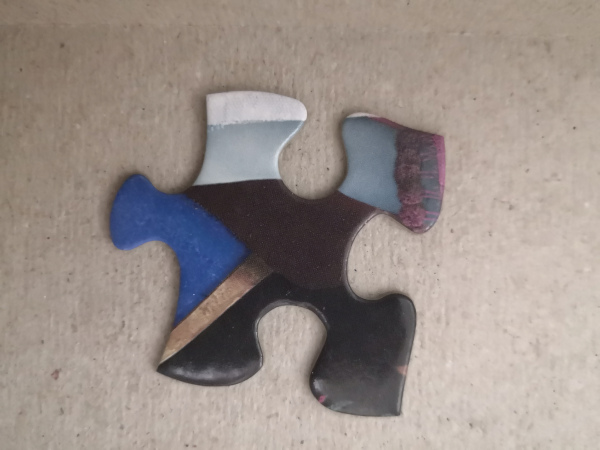
#> input picture work/assets/image-83.jpg, 600 x 450 px, found by its file name
$ jupyter execute --allow-errors 'Lab 4.ipynb'
#> lines starting #> are read from the running program, lines starting #| are printed output that depends on the picture; after the words box and inside, x2 and y2 are one past the last pixel; in counts of white or black regions, pixels touching at a corner belong together; long printed decimals are rounded
# Computer Vision

## Lab 4

### Imports

[cell 1]
# Computation
import numpy as np
import cv2
from skimage import color, feature

# Plotting
import matplotlib.pyplot as plt

[cell 2]
image = np.array(cv2.imread("./image-83.jpg")[:,:,::-1], dtype=np.float32) / 255
image_gray = color.rgb2gray(image)

image_small = cv2.resize(image_gray, (640, 480))

image_rgb_xsmall = cv2.resize(image, (256, 192))

mask = np.array(cv2.imread("./mask-83.png")[:,:,::-1], dtype=np.float32) / 255
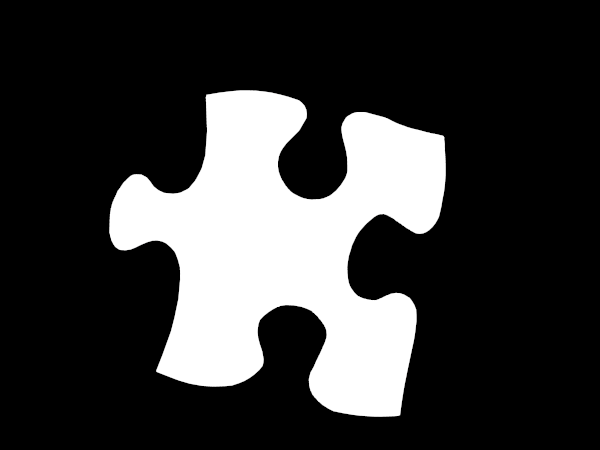
#> input picture work/assets/mask-83.png, 600 x 450 px, found by its file name
mask_gray = color.rgb2gray(mask)

mask_small = cv2.resize(mask_gray, (640, 480))

### Section 1 - Canny Edge Detector

#### Question 1

[cell 3]
truncate = 4.0

def canny_edge_detector(image, sigma, low_threshold, high_threshold, plot_steps = False):
#> called with sigma = 1, low_threshold = 0.1, high_threshold = 0.2, plot_steps = True
    height, width = image.shape
#> height = 480; width = 640

    # 1. Apply gaussian filter
    size = np.uint8(2 * (np.floor(truncate * sigma + 0.5)) + 1)
    gaussian_image = cv2.GaussianBlur(image, ksize=(
        size, size), sigmaX=sigma, borderType=cv2.BORDER_REPLICATE)


    # 2. Gradient magnitude and direction
    Gx = cv2.Sobel(gaussian_image, -1, 1, 0, ksize=3,
                   borderType=cv2.BORDER_REFLECT)
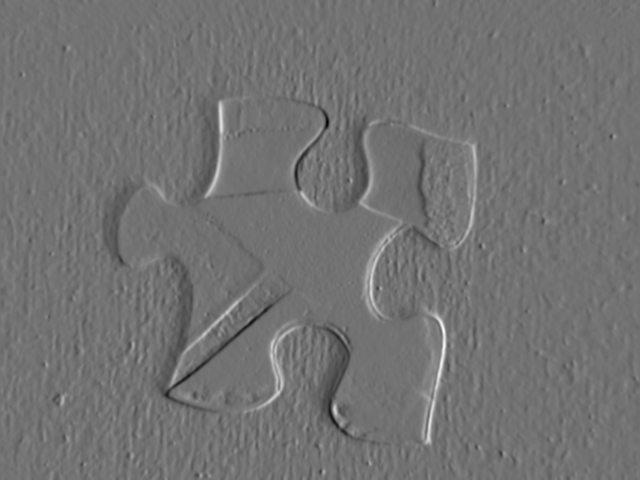
#> Gx: shape (480, 640) float32; min -0.805, max 0.99, mean 0.00244; drawn with min black and max white
    Gy = cv2.Sobel(gaussian_image, -1, 0, 1, ksize=3,
                   borderType=cv2.BORDER_REFLECT)

    G = np.hypot(Gx, Gy)
    G = G / G.max()  # Normalize

    theta = np.arctan2(Gy, Gx)
    theta[theta < 0] += np.pi  # Range [0, pi]
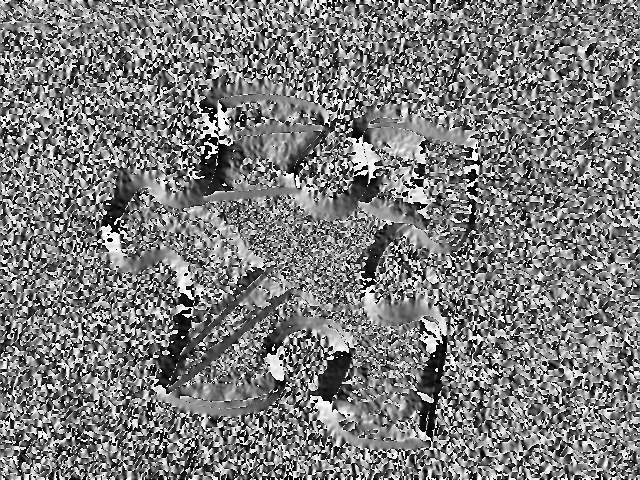
#> theta: shape (480, 640) float32; min 5.27e-05, max 3.14, mean 1.53; drawn with min black and max white

    # 3. Non-maximal suppression
    def non_maximal_suppression(_G, _theta):
        height, width = _G.shape
#> height = 480; width = 640
        NMS = np.zeros((height, width))
        eighth = np.pi / 8

        for y in range(height):
            for x in range(width):
                angle = _theta[y, x]
                p1, p2 = 0, 0

                def inbound_get(y_shift=0, x_shift=0):
                    if 0 <= y+y_shift <= height-1 and 0 <= x+x_shift <= width-1:
                        return _G[y+y_shift, x+x_shift]
                    return _G[y, x]

                # 0°(0)[ + 180°(np.pi)] ± 22.5°(np.pi/8)
                if angle < (0 + eighth) or angle >= (np.pi - eighth):
                    p1 = inbound_get(0, -1)
                    p2 = inbound_get(0, 1)

                # 45°(np.pi/4)[ + 180°] ± 22.5°
                elif (np.pi/4 - eighth) <= angle < (np.pi/4 + eighth):
                    p1 = inbound_get(-1, 1)
                    p2 = inbound_get(1, -1)

                # 90°(np.pi/2)[ + 180°] ± 22.5°
                elif (np.pi/2 - eighth) <= angle < (np.pi/2 + eighth):
                    p1 = inbound_get(-1, 0)
                    p2 = inbound_get(1, 0)

                # 135°(np.pi*3/4)[ + 180°] ± 22.5°
                elif (np.pi * 3/4 - eighth) <= angle < (np.pi * 3/4 + eighth):
                    p1 = inbound_get(-1, -1)
                    p2 = inbound_get(1, 1)

                if (_G[y, x] >= p1) and (_G[y, x] >= p2):
                    NMS[y, x] = _G[y, x]
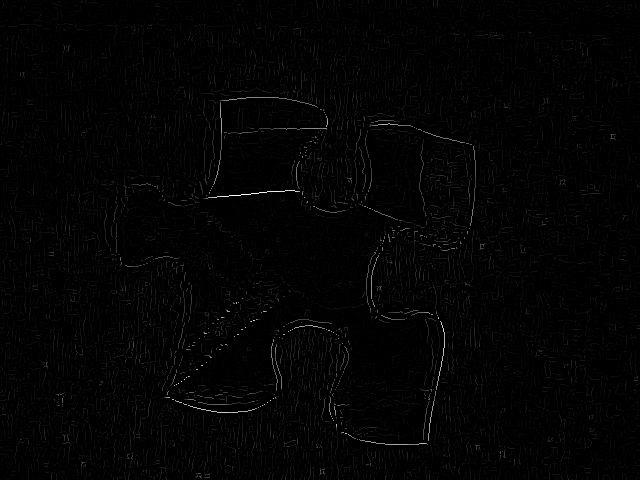
#> NMS: shape (480, 640) float64; min 0, max 1, mean 0.0126

        return NMS

    NMS = non_maximal_suppression(G, theta)

    # 4. Double thresholding
    T = np.zeros(NMS.shape)
    T[NMS >= low_threshold] = 0.5
    T[NMS > high_threshold] = 1.0

    # 5. Hysteresis
    def hysteresis(_T):
        height, width = _T.shape

        asc_y = range(height)
        desc_y = range(height-1, -1, -1)
        asc_x = range(width)
        desc_x = range(width-1, -1, -1)

        radius = 1

        # Scan from top-left, top-right, bottom-left and bottom-right
        ranges = [(asc_y, asc_x), (asc_y, desc_x), (desc_y, asc_x), (desc_y, desc_x)]
        for range_y, range_x in ranges:
            for y in range_y:
                for x in range_x:
                    if _T[y, x] == 0.0 or _T[y, x] == 1.0:
                        continue

                    min_y = np.max([y-radius, 0])
                    max_y = np.min([y+radius, height-1])
                    min_x = np.max([x-radius, 0])
                    max_x = np.min([x+radius, width-1])

                    if 1.0 in _T[min_y:max_y+1, min_x:max_x+1]:
                        _T[y, x] = 1.0

        # Set anything else to 0
        _T[_T < 1.0] = 0.0

        return _T

    H = hysteresis(T)

    if plot_steps:
        fig = plt.figure(figsize=(width * 8/96, height/96))

        fig.add_subplot(1, 8, 1)
        plt.imshow(image, cmap="gray")
        plt.axis('off')
        plt.title('gray')

        fig.add_subplot(1, 8, 2)
        plt.imshow(gaussian_image, cmap="gray")
        plt.axis('off')
        plt.title(f'gaussian (size={size})')

        fig.add_subplot(1, 8, 3)
        plt.imshow(Gx, cmap="gray")
        plt.axis('off')
        plt.title('Gx')

        fig.add_subplot(1, 8, 4)
        plt.imshow(Gy, cmap="gray")
        plt.axis('off')
        plt.title('Gy')

        fig.add_subplot(1, 8, 5)
        plt.imshow(G, cmap="gray")
        plt.axis('off')
        plt.title('G')

        fig.add_subplot(1, 8, 6)
        plt.imshow(NMS, cmap="gray")
        plt.axis('off')
        plt.title('Non-maximal suppression')

        fig.add_subplot(1, 8, 7)
        plt.imshow(T, cmap="gray")
        plt.axis('off')
        plt.title('Thresholding')

        fig.add_subplot(1, 8, 8)
        plt.imshow(H, cmap="gray")
        plt.axis('off')
        plt.title('Hysteresis')

        fig.savefig('./canny_steps.png')
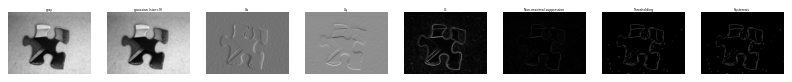
#> figure drawn by matplotlib, 8 panels

    return H

#### Question 2

[cell 4]
sigma = 1
low_threshold = 0.1
high_threshold = 0.2

_ = canny_edge_detector(image_small, sigma=sigma, low_threshold=low_threshold, high_threshold=high_threshold, plot_steps=True)

#### Question 3

[cell 5]
sigma = 1
low_threshold = 0.05
high_threshold = 0.15

canny_image = canny_edge_detector(image_small, sigma=sigma, low_threshold=low_threshold, high_threshold=high_threshold)
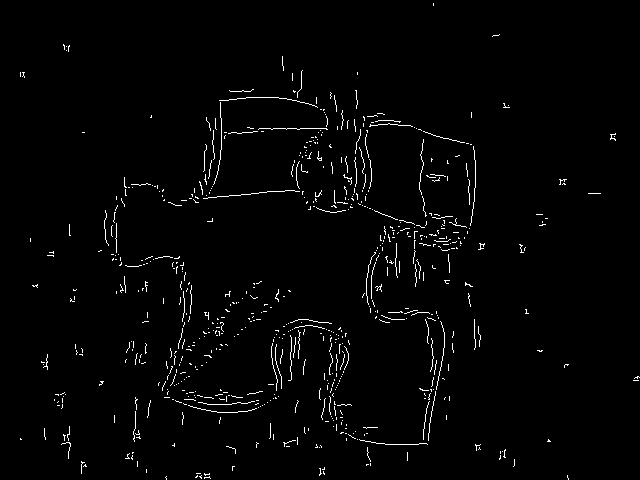
#> canny_image: shape (480, 640) float64; values 0 (black) and 1 (white), 1.8% white in thin lines or dots

lib_canny = feature.canny(image_small)
#> lib_canny: shape (480, 640) bool; 2.2% white in thin lines or dots

fig = plt.figure(figsize=(20, 10))

fig.add_subplot(1, 3, 1)
plt.imshow(image_gray, cmap="gray")
plt.axis('off')

fig.add_subplot(1, 3, 2)
plt.imshow(canny_image, cmap="gray")
plt.axis('off')
plt.title(f'canny (sigma={sigma}, low={low_threshold}, high={high_threshold})')

fig.add_subplot(1, 3, 3)
plt.imshow(lib_canny, cmap="gray")
plt.axis('off')
plt.title('skimage canny (default params)')

#### Question 4

[cell 6]
canny_control = feature.canny(image_small)

low_sigma = 0.5
canny_low_sigma = feature.canny(image_small, sigma = low_sigma)
#> canny_low_sigma: shape (480, 640) bool; 4.3% white in thin lines or dots

high_sigma = 3
canny_high_sigma = feature.canny(image_small, sigma = high_sigma)
#> canny_high_sigma: shape (480, 640) bool; 0.96% white in thin lines or dots, all inside (x1, y1, x2, y2) = (113, 97, 475, 445)

very_low_low_t = 0.01
canny_very_low_low_t = feature.canny(image_small, low_threshold = very_low_low_t)
#> canny_very_low_low_t: shape (480, 640) bool; 3.3% white in thin lines or dots

high_low_t = 0.2
canny_high_low_t = feature.canny(image_small, low_threshold = high_low_t)
#> canny_high_low_t: shape (480, 640) bool; 1.5% white in thin lines or dots

low_high_t = 0.1
canny_low_high_t = feature.canny(image_small, high_threshold = low_high_t)
#> canny_low_high_t: shape (480, 640) bool; 4.3% white in thin lines or dots

very_high_high_t = 0.5
canny_very_high_high_t = feature.canny(image_small, high_threshold = very_high_high_t)
#> canny_very_high_high_t: shape (480, 640) bool; 0.99% white in thin lines or dots, all inside (x1, y1, x2, y2) = (115, 97, 476, 445)


fig = plt.figure(figsize=(20, 20))

fig.add_subplot(3, 3, 1)
plt.imshow(canny_control, cmap="gray")
plt.axis('off')
plt.title('control')

fig.add_subplot(3, 3, 2)
plt.imshow(canny_low_sigma, cmap="gray")
plt.axis('off')
plt.title(f'canny (sigma={low_sigma})')

fig.add_subplot(3, 3, 3)
plt.imshow(canny_high_sigma, cmap="gray")
plt.axis('off')
plt.title(f'canny (sigma={high_sigma})')

fig.add_subplot(3, 3, 4)
plt.imshow(canny_control, cmap="gray")
plt.axis('off')
plt.title('control (low_threshold = 10% of dtype max)')

fig.add_subplot(3, 3, 5)
plt.imshow(canny_very_low_low_t, cmap="gray")
plt.axis('off')
plt.title(f'canny (low_threshold={very_low_low_t})')

fig.add_subplot(3, 3, 6)
plt.imshow(canny_high_low_t, cmap="gray")
plt.axis('off')
plt.title(f'canny (low_threshold={high_low_t})')

fig.add_subplot(3, 3, 7)
plt.imshow(canny_control, cmap="gray")
plt.axis('off')
plt.title('control (high_threshold = 10% of dtype max)')

fig.add_subplot(3, 3, 8)
plt.imshow(canny_low_high_t, cmap="gray")
plt.axis('off')
plt.title(f'canny (high_threshold={low_high_t})')

fig.add_subplot(3, 3, 9)
plt.imshow(canny_very_high_high_t, cmap="gray")
plt.axis('off')
plt.title(f'canny (high_threshold={very_high_high_t})')

#### Question 5

[cell 7]
sigma = 3
low_threshold = 0.05
high_threshold = 0.2

canny_results = feature.canny(image_small, sigma = sigma, low_threshold = low_threshold, high_threshold = high_threshold)

fig = plt.figure(figsize=(20, 20))

fig.add_subplot(1, 2, 2)
plt.imshow(canny_results, cmap="gray")
plt.axis('off')
plt.title(f'canny (sigma={sigma}, low={low_threshold}, high={high_threshold})')

### Section 2 - Harris Corner Detector

#### Question 1

[cell 8]
def get_gaussian_kernel(size, sigma):
    D = int((size-1) / 2)
    gaussian = np.zeros((size, size))
    gaussian[D, D] = 1
    return cv2.GaussianBlur(gaussian, ksize=(size, size), sigmaX=sigma)

def harris(image, sigma, K, T, plot_steps = False):
#> called with sigma = 1, K = 0.05, T = 0.05, plot_steps = False
    height, width = image.shape
#> height = 480; width = 640
    size = int(2 * (np.floor(truncate * sigma + 0.5)) + 1)
    D = int((size - 1) / 2)

    # 1. Sobel Gradients
    Gh = cv2.Sobel(image, -1, 1, 0, ksize=3,
                   borderType=cv2.BORDER_CONSTANT)
    Gv = cv2.Sobel(image, -1, 0, 1, ksize=3,
                   borderType=cv2.BORDER_CONSTANT)

    # 2. Image Structure Tensor
    ## Pad gradients
    Gh_pad = np.pad(Gh, pad_width=D, constant_values=0)
    Gv_pad = np.pad(Gv, pad_width=D, constant_values=0)


    ## Weighted sliding window (by gaussian kernel)
    gaussian_kernel = get_gaussian_kernel(size, sigma)
    Gh_win = np.lib.stride_tricks.sliding_window_view(Gh_pad, window_shape=(size, size)) * gaussian_kernel
    Gv_win = np.lib.stride_tricks.sliding_window_view(Gv_pad, window_shape=(size, size)) * gaussian_kernel

    ## Sum windows
    A = np.sum(Gh_win ** 2, axis=(2,3))
    B = np.sum(Gh_win * Gv_win, axis=(2,3))
    C = np.sum(Gv_win ** 2, axis=(2,3))

    # 3. Harris response
    R = (A * C - (B ** 2)) - K * ((A + C) ** 2)
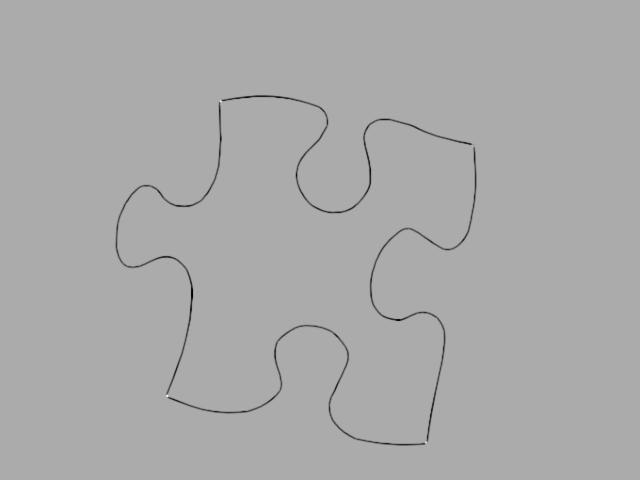
#> R: shape (480, 640) float64; min -0.0412, max 0.0199, mean -0.000257; drawn with min black and max white

    # 4. Remove spurious corners
    R_no_spurious = R.copy()
    R_pad = np.pad(R_no_spurious, pad_width=1, constant_values=0)
    R_windows = np.lib.stride_tricks.sliding_window_view(R_pad, window_shape=(3, 3))
    non_maxima_pos = R_windows[:, :, 1, 1] != np.max(R_windows, axis=(2,3))
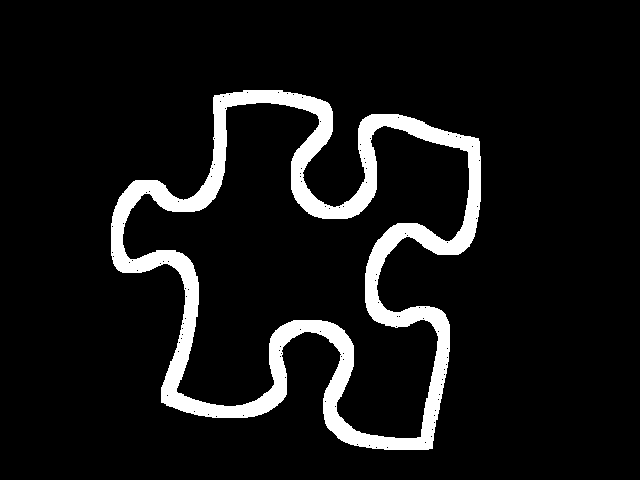
#> non_maxima_pos: shape (480, 640) bool; 8.6% white; 1 white region, box (x1, y1, x2, y2) and area: (111, 90, 481, 450) 26541
    R_no_spurious[non_maxima_pos] = 0
#> R_no_spurious: shape (480, 640) float64; 8.63% of pixels changed, all inside (x1, y1, x2, y2) = (111, 90, 481, 450)

    # 5. Thresholding
    R_threshold = np.argwhere(R_no_spurious > T * np.max(R_no_spurious))
#> R_threshold = [[101, 220], [146, 472], [395, 167], [442, 425]]

    if plot_steps:
        fig = plt.figure(figsize=(width * 4/96, height * 3/96))

        fig.add_subplot(3, 4, 1)
        plt.imshow(image, cmap="gray")
        plt.axis('off')
        plt.title('gray')

        fig.add_subplot(3, 4, 2)
        plt.imshow(Gh, cmap="gray")
        plt.axis('off')
        plt.title('Gh')

        fig.add_subplot(3, 4, 3)
        plt.imshow(Gv, cmap="gray")
        plt.axis('off')
        plt.title('Gv')

        fig.add_subplot(3, 4, 4)
        plt.scatter(x=Gh.flatten(), y=Gv.flatten(), color=(1,0,0), s=4)
        plt.title('Gradients')

        fig.add_subplot(3, 4, 5)
        plt.imshow(A, cmap="gray")
        plt.axis('off')
        plt.title('A')

        fig.add_subplot(3, 4, 6)
        plt.imshow(B, cmap="gray")
        plt.axis('off')
        plt.title('B')

        fig.add_subplot(3, 4, 7)
        plt.imshow(C, cmap="gray")
        plt.axis('off')
        plt.title('C')

        fig.add_subplot(3, 4, 8)
        plt.imshow(R, cmap="gray")
        plt.axis('off')
        plt.title('R')

        fig.add_subplot(3, 4, 9)
        plt.imshow(R_no_spurious, cmap="gray")
        plt.axis('off')
        plt.title('R (no spurious)')

        fig.add_subplot(3, 4, 10)
        plt.table(cellText=R_threshold, colLabels=['y', 'x'], loc='center', cellLoc='center')
        plt.axis('off')
        plt.title('Corner coordinates')

        fig.add_subplot(3, 4, 11)
        plt.scatter(R_threshold.T[1], R_threshold.T[0], color=(0,1,0))
        plt.imshow(image, cmap="gray")
        plt.title('Corners overlaid')

        fig.savefig('./harris_corner_steps.png')

    return R_threshold

#### Question 2

[cell 9]
sigma = 1
K = 0.05
T = 0.05
harris_corners = harris(mask_small, sigma=sigma, K=K, T=T)
#> harris_corners = [[101, 220], [146, 472], [395, 167], [442, 425]]

[cell 10]
def apply_corners(image, corners):
    for corner in corners:
        image = cv2.circle(image, (corner[1], corner[0]), radius=12, color=(0,1,0), thickness=2)
#> this loop made 4 passes
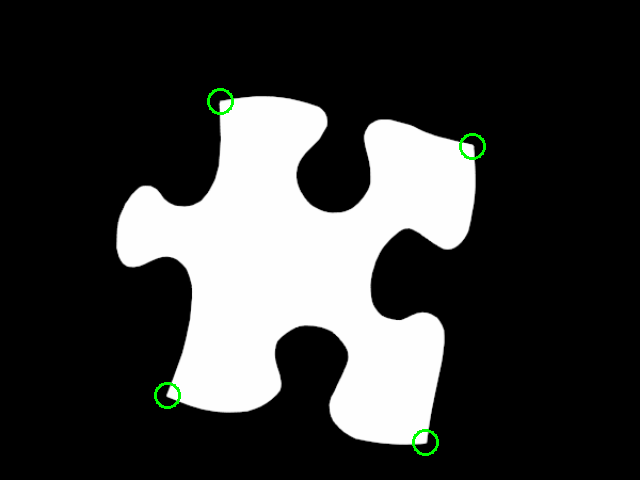
#> image: shape (480, 640, 3) float32; mean of channels 0, 1, 2 0.222, 0.225, 0.222; drawn as B, G, R
    return image

[cell 11]
corner_image = apply_corners(color.gray2rgb(mask_small), harris_corners)
plt.imshow(corner_image)
plt.axis('off')

#### Question 3

[cell 12]
#sigmas = [1, 2, 4, 8]
sigmas = [1, 4]
sigma_size = len(sigmas)

# Ks = [0.025, 0.05, 0.1, 0.2]
Ks = [0.05, 0.2]
K_size = len(Ks)

# Ts = [0.01, 0.05, 0.1, 0.2]
Ts = [0.01, 0.1]
T_size = len(Ts)

fig = plt.figure(figsize=(5 * T_size, 5*sigma_size * K_size))

#> (the rest of this cell did not finish here and is left out)

### Section 3 - HOG (Histogram of Oriented Gradients) Descriptor

#### Question 1

[cell 13]
x_filter = np.array([[-1, 0, 1]])
y_filter = np.rot90(x_filter, k=-1)

def hog(image, orientations, pixels_per_cell, cells_per_block, plot_steps = False):
#> called with orientations = 9, pixels_per_cell = 8, cells_per_block = 2, plot_steps = True
    height, width, channels = image.shape
#> height = 192; width = 256; channels = 3

    # Param guarding
    assert width % pixels_per_cell == 0 and height % pixels_per_cell == 0,\
        "image width and height must be a multiple of pixels_per_cell"
    assert pixels_per_cell * cells_per_block <= width and \
        pixels_per_cell * cells_per_block <= height, \
        "image width and height must at least be equal to the product of pixels_per_cell and cells_per_block"

    bin_size = 180 / orientations
    bins = np.arange(0, 180, bin_size)
    print(bins)

    num_cells_y = int(height / pixels_per_cell)
#> num_cells_y = 24
    num_cells_x = int(width / pixels_per_cell)
#> num_cells_x = 32

    Gx = cv2.filter2D(image, -1, kernel=np.rot90(x_filter, k=2), borderType=cv2.BORDER_REFLECT)
    Gy = cv2.filter2D(image, -1, kernel=np.rot90(y_filter, k=2), borderType=cv2.BORDER_REFLECT)

    G_rgb = np.hypot(Gx, Gy)
    maxima_pos = np.argsort(G_rgb, axis=2)
    G = np.take_along_axis(G_rgb, maxima_pos, axis=2)[:,:,2]
    G /= G.max()  # Normalize

    theta_rgb = np.arctan2(Gy, Gx)
    theta = np.take_along_axis(theta_rgb, maxima_pos, axis=2)[:,:,2]
    theta *= 180 / np.pi    # Range [-180, 180]
    theta[theta < 0] += 180  # Range [0, 180]

    weights = np.zeros((num_cells_y, num_cells_x, len(bins)))

    G_0 = G[0, 0]
#> G_0 = 0.0406
    theta_0 = theta[0, 0]
#> theta_0 = 140.1
    print(G_0, theta_0, np.floor(theta_0))
#| 0.04064 140.1257 140.0

    if plot_steps:
        fig = plt.figure(figsize=(width * 8/96, height/96))

        fig.add_subplot(1, 8, 1)
        plt.imshow(image)
        plt.axis('off')
        plt.title('rgb')

        fig.add_subplot(1, 8, 2)
        plt.imshow(Gx, cmap="gray")
        plt.axis('off')
        plt.title('Gx (rgb)')

        fig.add_subplot(1, 8, 3)
        plt.imshow(Gy, cmap="gray")
        plt.axis('off')
        plt.title('Gy (rgb)')

        fig.add_subplot(1, 8, 4)
        plt.imshow(G_rgb, cmap="gray")
        plt.axis('off')
        plt.title('G (rgb)')

        fig.add_subplot(1, 8, 5)
        plt.imshow(G, cmap="gray")
        plt.axis('off')
        plt.title('G (max)')

        fig.savefig('./hog_steps.png')
